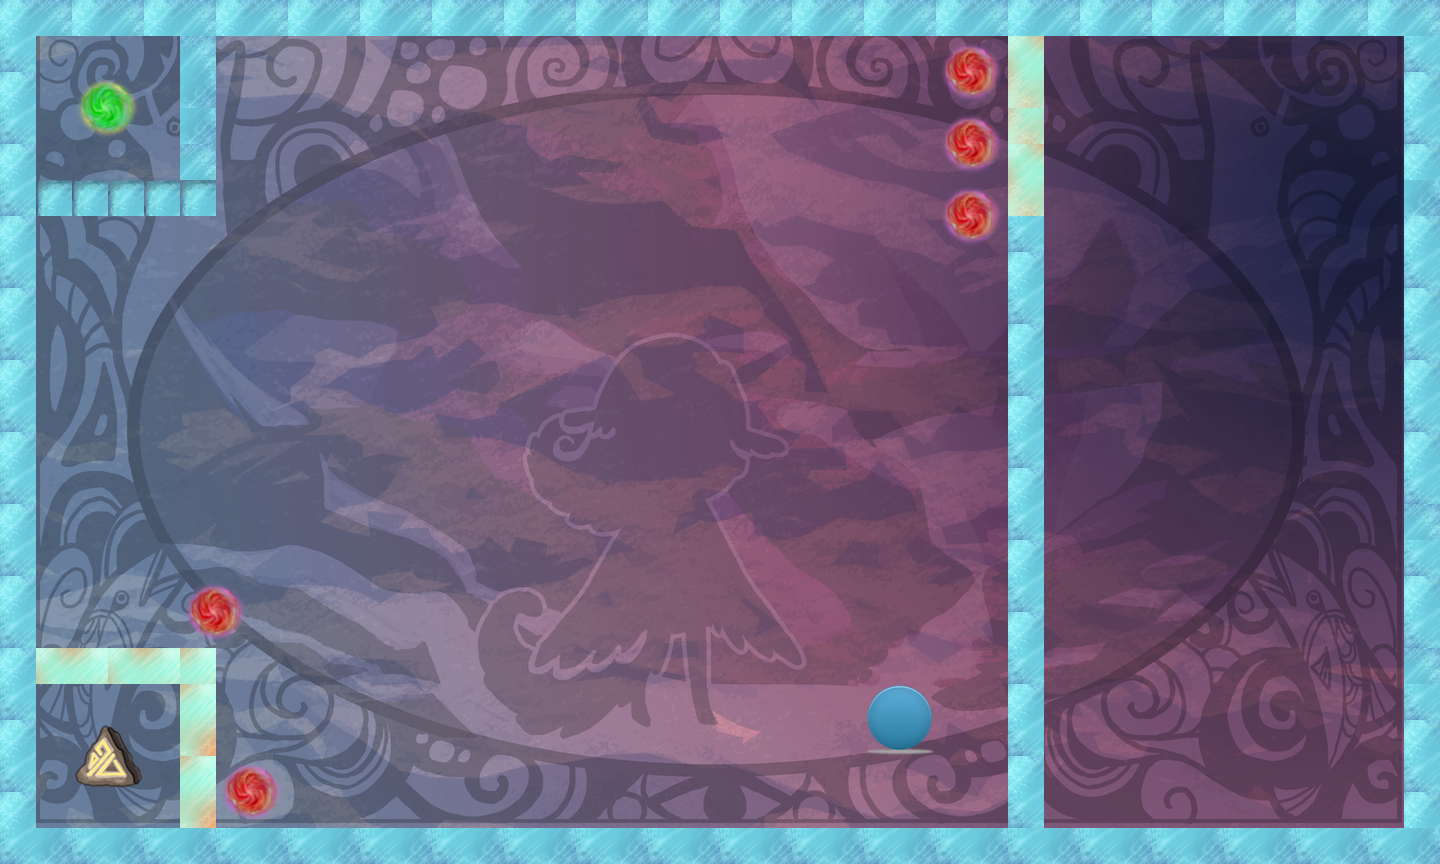

This game map was drawn from its Tiled (.tmx) file and the tilesets committed beside it. A one-line description and the trimmed map source follow:
An orthogonal 40x24 tile map with 36x36 px tiles, 2 tile layers (bg, tiles), 23 tilesets.

<map version="1.0" orientation="orthogonal" width="40" height="24" tilewidth="36" tileheight="36">
 <properties>
  <property name="itemGoal" value="4" />
  <property name="itemSize" value="1" />
  <property name="moveObj" value="0" />
  <property name="playerLocation" value="!json! {&quot;x&quot;: 20, &quot;y&quot;:12 }" />
  <property name="tutorial" value="false" />
 </properties>
 <tileset firstgid="1" name="bg" tilewidth="1440" tileheight="864">
  <tileoffset x="-720" y="432" />
  <image source="../../../art/bg.png" width="1440" height="864" />
 </tileset>
 <tileset firstgid="2" name="redWall" tilewidth="36" tileheight="36">
  <image source="../../../art/redWall.png" width="72" height="72" />
  <tile id="0">
   <properties>
    <property name="bodyType" value="static" />
    <property name="collType" value="solid" />
    <property name="func" value="redWallCollision" />
    <property name="name" value="redWall" />
    <property name="physics:bounce" value="0" />
    <property name="physics:enabled" value="true" />
   </properties>
  </tile>
  <tile id="1">
   <properties>
    <property name="bodyType" value="static" />
    <property name="collType" value="solid" />
    <property name="func" value="redWallCollision" />
    <property name="name" value="redWall" />
    <property name="physics:bounce" value="0" />
    <property name="physics:enabled" value="true" />
   </properties>
  </tile>
  <tile id="2">
   <properties>
    <property name="bodyType" value="static" />
    <property name="collType" value="solid" />
    <property name="func" value="redWallCollision" />
    <property name="name" value="redWall" />
    <property name="physics:bounce" value="0" />
    <property name="physics:enabled" value="true" />
   </properties>
  </tile>
  <tile id="3">
   <properties>
    <property name="bodyType" value="static" />
    <property name="collType" value="solid" />
    <property name="func" value="redWallCollision" />
    <property name="name" value="redWall" />
    <property name="physics:bounce" value="0" />
    <property name="physics:enabled" value="true" />
   </properties>
  </tile>
 </tileset>
 <tileset firstgid="6" name="aura" tilewidth="72" tileheight="72">
  <image source="../../../art/aura.png" width="72" height="72" />
  <tile id="0">
   <properties>
    <property name="bodyType" value="static" />
    <property name="collType" value="passThru" />
    <property name="func" value="blueAuraCollision" />
    <property name="name" value="blueAura" />
    <property name="physics:bounce" value="0" />
    <property name="physics:enabled" value="true" />
   </properties>
  </tile>
 </tileset>
 <tileset firstgid="7" name="rune" tilewidth="72" tileheight="72">
  <image source="../../../art/rune.png" width="72" height="72" />
  <tile id="0">
   <properties>
    <property name="bodyType" value="static" />
    <property name="collType" value="passThru" />
    <property name="func" value="runeCollision" />
    <property name="name" value="rune" />
    <property name="physics:bounce" value="0" />
    <property name="physics:enabled" value="true" />
   </properties>
  </tile>
 </tileset>
 <tileset firstgid="8" name="key" tilewidth="72" tileheight="72">
  <image source="../../../art/antler.png" width="72" height="72" />
  <tile id="0">
   <properties>
    <property name="bodyType" value="static" />
    <property name="collType" value="passThru" />
    <property name="collectible" value="true" />
    <property name="func" value="keyCollision" />
    <property name="name" value="key" />
    <property name="physics:bounce" value="0" />
    <property name="physics:enabled" value="true" />
   </properties>
  </tile>
 </tileset>
 <tileset firstgid="9" name="blueWall" tilewidth="36" tileheight="36">
  <image source="../../../art/blueWall.png" width="72" height="72" />
  <tile id="0">
   <properties>
    <property name="bodyType" value="static" />
    <property name="collType" value="wall" />
    <property name="func" value="blueWallCollision" />
    <property name="name" value="blueWall" />
    <property name="physics:bounce" value="0" />
    <property name="physics:enabled" value="true" />
   </properties>
  </tile>
  <tile id="1">
   <properties>
    <property name="bodyType" value="static" />
    <property name="collType" value="wall" />
    <property name="func" value="blueWallCollision" />
    <property name="name" value="blueWall" />
    <property name="physics:bounce" value="0" />
    <property name="physics:enabled" value="true" />
   </properties>
  </tile>
  <tile id="2">
   <properties>
    <property name="bodyType" value="static" />
    <property name="collType" value="wall" />
    <property name="func" value="blueWallCollision" />
    <property name="name" value="blueWall" />
    <property name="physics:bounce" value="0" />
    <property name="physics:enabled" value="true" />
   </properties>
  </tile>
  <tile id="3">
   <properties>
    <property name="bodyType" value="static" />
    <property name="collType" value="wall" />
    <property name="func" value="blueWallCollision" />
    <property name="name" value="blueWall" />
    <property name="physics:bounce" value="0" />
    <property name="physics:enabled" value="true" />
   </properties>
  </tile>
 </tileset>
 <tileset firstgid="13" name="greenWall" tilewidth="36" tileheight="36">
  <image source="../../../art/greenWall.png" width="72" height="72" />
  <tile id="0">
   <properties>
    <property name="bodyType" value="static" />
    <property name="collType" value="solid" />
    <property name="func" value="greenWallCollision" />
    <property name="name" value="greenWall" />
    <property name="physics:bounce" value="0" />
    <property name="physics:enabled" value="static" />
   </properties>
  </tile>
  <tile id="1">
   <properties>
    <property name="bodyType" value="static" />
    <property name="collType" value="solid" />
    <property name="func" value="greenWallCollision" />
    <property name="name" value="greenWall" />
    <property name="physics:bounce" value="0" />
    <property name="physics:enabled" value="true" />
   </properties>
  </tile>
  <tile id="2">
   <properties>
    <property name="bodyType" value="static" />
    <property name="collType" value="solid" />
    <property name="func" value="greenWallCollision" />
    <property name="name" value="greenWall" />
    <property name="physics:bounce" value="0" />
    <property name="physics:enabled" value="true" />
   </properties>
  </tile>
  <tile id="3">
   <properties>
    <property name="bodyType" value="static" />
    <property name="collType" value="solid" />
    <property name="func" value="greenWallCollision" />
    <property name="name" value="greenWall" />
    <property name="physics:bounce" value="0" />
    <property name="physics:enabled" value="true" />
   </properties>
  </tile>
 </tileset>
 <tileset firstgid="17" name="lockedDoor" tilewidth="72" tileheight="72">
  <image source="../../../art/lockeddoor.png" width="72" height="72" />
  <tile id="0">
   <properties>
    <property name="bodyType" value="static" />
    <property name="collType" value="solid" />
    <property name="func" value="lockedDoorCollision" />
    <property name="name" value="lockedDoor" />
    <property name="physics:bounce" value="0" />
    <property name="physics:enabled" value="true" />
   </properties>
  </tile>
 </tileset>
 <tileset firstgid="18" name="runeblue" tilewidth="72" tileheight="72">
  <image source="../../../art/runeblue.png" width="72" height="72" />
  <tile id="0">
   <properties>
    <property name="bodyType" value="static" />
    <property name="collType" value="passThru" />
    <property name="func" value="runeCollision" />
    <property name="name" value="blueRune" />
    <property name="physics:bounce" value="0" />
    <property name="physics:enabled" value="true" />
   </properties>
  </tile>
 </tileset>
 <tileset firstgid="19" name="runegreen" tilewidth="72" tileheight="72">
  <image source="../../../art/runegreen.png" width="72" height="72" />
  <tile id="0">
   <properties>
    <property name="bodyType" value="static" />
    <property name="collType" value="passThru" />
    <property name="func" value="runeCollision" />
    <property name="name" value="greenRune" />
    <property name="physics:bounce" value="0" />
    <property name="physics:enabled" value="true" />
   </properties>
  </tile>
 </tileset>
 <tileset firstgid="20" name="runepink" tilewidth="72" tileheight="72">
  <image source="../../../art/runepink.png" width="72" height="72" />
  <tile id="0">
   <properties>
    <property name="bodyType" value="static" />
    <property name="collType" value="passThru" />
    <property name="func" value="runeCollision" />
    <property name="name" value="pinkRune" />
    <property name="physics:bounce" value="0" />
    <property name="physics:enabled" value="true" />
   </properties>
  </tile>
 </tileset>
 <tileset firstgid="21" name="runepurple" tilewidth="72" tileheight="72">
  <image source="../../../art/runepurple.png" width="72" height="72" />
  <tile id="0">
   <properties>
    <property name="bodyType" value="static" />
    <property name="collType" value="passThru" />
    <property name="func" value="runeCollision" />
    <property name="name" value="purpleRune" />
    <property name="physics:bounce" value="0" />
    <property name="physics:enabled" value="true" />
   </properties>
  </tile>
 </tileset>
 <tileset firstgid="22" name="runeyellow" tilewidth="72" tileheight="72">
  <image source="../../../art/runeyellow.png" width="72" height="72" />
  <tile id="0">
   <properties>
    <property name="bodyType" value="static" />
    <property name="collType" value="passThru" />
    <property name="func" value="runeCollision" />
    <property name="name" value="yellowRune" />
    <property name="physics:bounce" value="0" />
    <property name="physics:enabled" value="true" />
   </properties>
  </tile>
 </tileset>
 <tileset firstgid="23" name="greenAura1" tilewidth="72" tileheight="72">
  <image source="../../../art/greenaura1.png" width="72" height="72" />
  <tile id="0">
   <properties>
    <property name="bodyType" value="static" />
    <property name="collType" value="passThru" />
    <property name="func" value="greenAuraCollision" />
    <property name="name" value="greenAura" />
    <property name="physics:bounce" value="0" />
    <property name="physics:enabled" value="true" />
   </properties>
  </tile>
 </tileset>
 <tileset firstgid="24" name="greenAura2" tilewidth="72" tileheight="72">
  <image source="../../../art/greenaura2.png" width="72" height="72" />
  <tile id="0">
   <properties>
    <property name="bodyType" value="static" />
    <property name="collType" value="passThru" />
    <property name="func" value="greenAuraCollision" />
    <property name="name" value="greenAura" />
    <property name="physics:bounce" value="0" />
    <property name="physics:enabled" value="true" />
   </properties>
  </tile>
 </tileset>
 <tileset firstgid="25" name="whiteAura" tilewidth="72" tileheight="72">
  <image source="../../../art/whiteaura.png" width="72" height="72" />
  <tile id="0">
   <properties>
    <property name="bodyType" value="static" />
    <property name="collType" value="passThru" />
    <property name="func" value="whiteAuraCollision" />
    <property name="name" value="whiteAura" />
    <property name="physics:bounce" value="0" />
    <property name="physics:enabled" value="true" />
   </properties>
  </tile>
 </tileset>
 <tileset firstgid="26" name="redAura" tilewidth="72" tileheight="72">
  <image source="../../../art/redaura.png" width="72" height="72" />
  <tile id="0">
   <properties>
    <property name="bodyType" value="static" />
    <property name="collType" value="passThru" />
    <property name="func" value="redAuraCollision" />
    <property name="name" value="redAura" />
    <property name="physics:bounce" value="0" />
    <property name="physics:enabled" value="true" />
   </properties>
  </tile>
 </tileset>
 <tileset firstgid="27" name="redAura1" tilewidth="72" tileheight="72">
  <image source="../../../art/redaura1.png" width="72" height="72" />
  <tile id="0">
   <properties>
    <property name="bodyType" value="static" />
    <property name="collType" value="passThru" />
    <property name="func" value="redAuraCollision" />
    <property name="name" value="redAura" />
    <property name="physics:bounce" value="0" />
    <property name="physics:enabled" value="true" />
   </properties>
  </tile>
 </tileset>
 <tileset firstgid="28" name="redAura2" tilewidth="72" tileheight="72">
  <image source="../../../art/redaura2.png" width="72" height="72" />
  <tile id="0">
   <properties>
    <property name="bodyType" value="static" />
    <property name="collType" value="passThru" />
    <property name="func" value="redAuraCollision" />
    <property name="name" value="redAura" />
    <property name="physics:bounce" value="0" />
    <property name="physics:enabled" value="true" />
   </properties>
  </tile>
 </tileset>
 <tileset firstgid="29" name="blackWall" tilewidth="36" tileheight="36">
  <image source="../../../art/blackWall.png" width="72" height="72" />
  <tile id="0">
   <properties>
    <property name="bodyType" value="static" />
    <property name="collType" value="wall" />
    <property name="func" value="blackWallCollision" />
    <property name="moveLocX" value="19" />
    <property name="moveLocY" value="3" />
    <property name="moveable" value="true" />
    <property name="name" value="blackWall" />
    <property name="physics:bounce" value="0" />
    <property name="physics:enabled" value="true" />
    <property name="startLocX" value="12" />
    <property name="startLocY" value="4" />
   </properties>
  </tile>
  <tile id="1">
   <properties>
    <property name="bodyType" value="static" />
    <property name="collType" value="wall" />
    <property name="func" value="blackWallCollision" />
    <property name="moveLocX" value="14" />
    <property name="moveLocY" value="21" />
    <property name="moveable" value="true" />
    <property name="name" value="blackWall" />
    <property name="physics:bounce" value="0" />
    <property name="physics:enabled" value="true" />
   </properties>
  </tile>
  <tile id="2">
   <properties>
    <property name="bodyType" value="static" />
    <property name="collType" value="wall" />
    <property name="func" value="blackWallCollision" />
    <property name="moveLocX" value="26" />
    <property name="moveLocY" value="20" />
    <property name="moveable" value="true" />
    <property name="name" value="blackWall" />
    <property name="physics:bounce" value="0" />
    <property name="physics:enabled" value="enabled" />
   </properties>
  </tile>
  <tile id="3">
   <properties>
    <property name="bodyType" value="static" />
    <property name="collType" value="wall" />
    <property name="func" value="blackWallCollision" />
    <property name="moveLocX" value="26" />
    <property name="moveLocY" value="3" />
    <property name="moveable" value="true" />
    <property name="name" value="blackWall" />
    <property name="physics:bounce" value="0" />
    <property name="physics:enabled" value="true" />
   </properties>
  </tile>
 </tileset>
 <tileset firstgid="33" name="greenTotem" tilewidth="72" tileheight="72">
  <image source="../../../art/totem.png" width="72" height="72" />
  <tile id="0">
   <properties>
    <property name="bodyType" value="static" />
    <property name="collType" value="passThru" />
    <property name="func" value="totemCollision" />
    <property name="name" value="greenTotem" />
    <property name="physics:bounce" value="0" />
    <property name="physics:enabled" value="true" />
   </properties>
  </tile>
 </tileset>
 <tileset firstgid="34" name="switch" tilewidth="72" tileheight="72">
  <image source="../../../art/switch.png" width="72" height="72" />
  <tile id="0">
   <properties>
    <property name="bodyType" value="static" />
    <property name="collType" value="passThru" />
    <property name="func" value="switchCollision" />
    <property name="name" value="switch" />
    <property name="physics:enabled" value="true" />
   </properties>
  </tile>
 </tileset>
 <tileset firstgid="35" name="switchWall" tilewidth="36" tileheight="36">
  <image source="../../../art/blueWall2.png" width="72" height="72" />
  <tile id="0">
   <properties>
    <property name="bodyType" value="static" />
    <property name="collType" value="wall" />
    <property name="name" value="switchWall" />
    <property name="physics:bounce" value="0" />
    <property name="physics:enabled" value="true" />
   </properties>
  </tile>
  <tile id="2">
   <properties>
    <property name="bodyType" value="" />
    <property name="collType" value="" />
    <property name="func" value="" />
    <property name="name" value="" />
    <property name="physics:bounce" value="" />
    <property name="physics:enabled" value="" />
   </properties>
  </tile>
 </tileset>
 <layer name="bg" width="40" height="24">
  <data>[960 cells, 2 non-empty, 2 distinct tile ids]</data>
 </layer>
 <layer name="tiles" width="40" height="24">
  <data>[960 cells, 171 non-empty, 12 distinct tile ids]</data>
 </layer>
</map>
